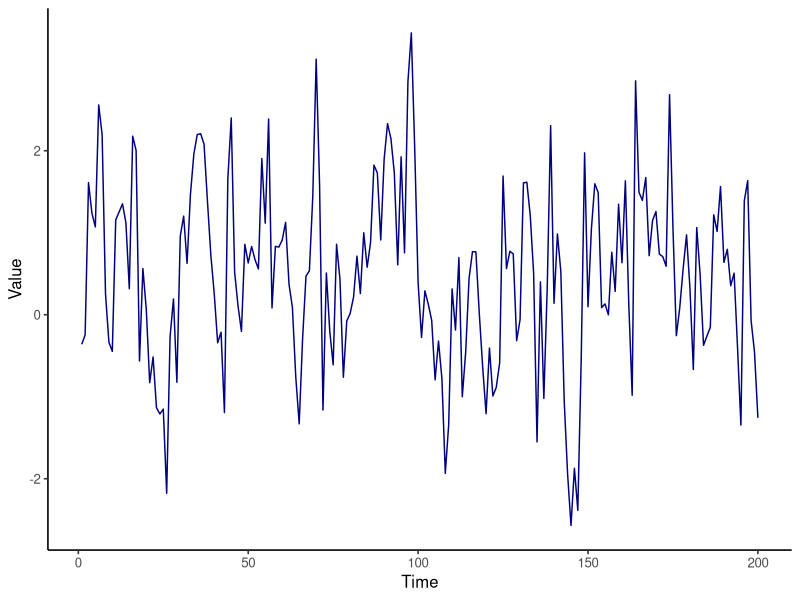
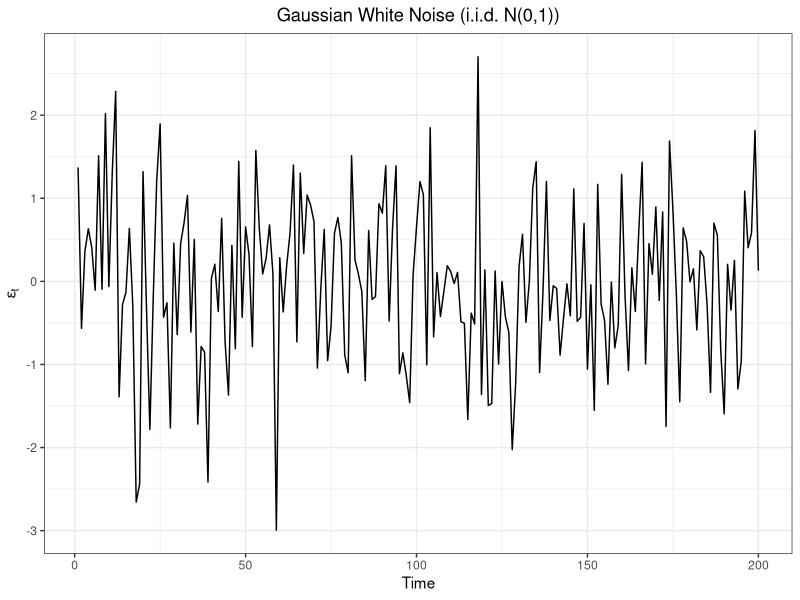
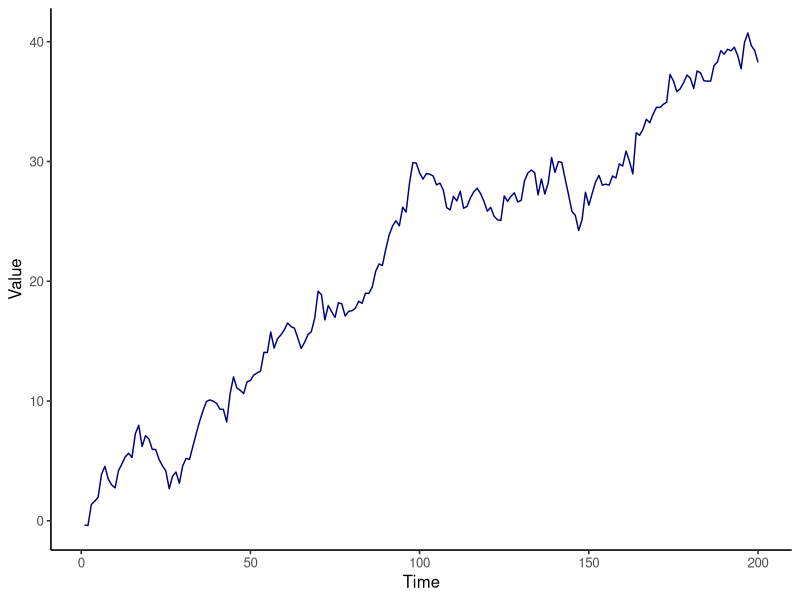
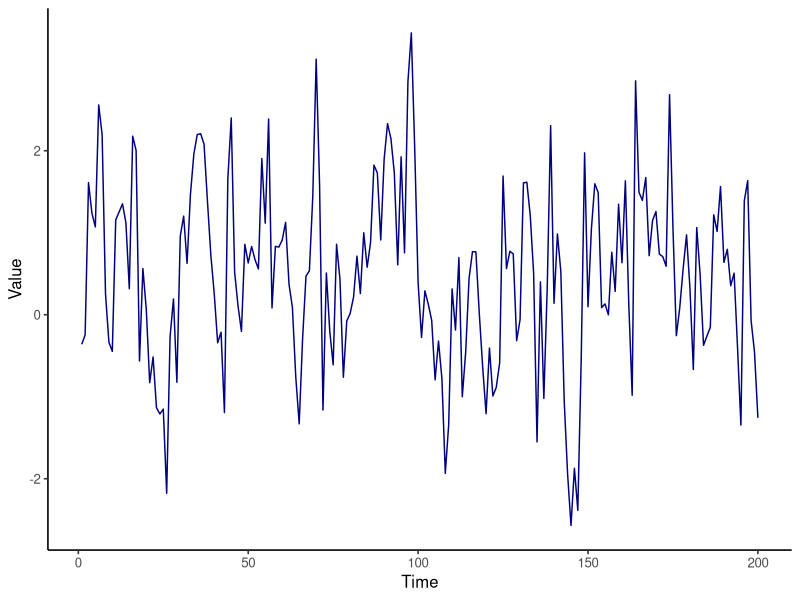

Here is the R script that generated these plots, in order:
## ---- chunk 1
#| echo: false
#| warning: false
#| message: false
#| caption: "Simulated Stationary Time Series"
#| fig.cap: "A simulated stationary time series"
#| fig.width: 4
#| fig.height: 3
library(ggplot2)
set.seed(123)
n <- 100
library(ggplot2)  # Load required library
library(ggpubr)  # Load ggpubr for theme_classic2

# Function to generate a stationary time series
# y_t = c + \phi *y_{t-1} + \epsilon_t
ar1_time_series <- function(n, c, phi) {
  # Generate white noise
  epsilon <- rnorm(n, mean = 0, sd = 1)
  
  # Initialize the time series
  y <- numeric(n)
  y[1] <- c + epsilon[1]  # Initial value
  
  # Generate the time series
  for (t in 2:n) {
    y[t] <- c + phi * y[t - 1] + epsilon[t]
  }  # Added missing closing brace
  
  return(y)
}  # Fixed brace placement

# Define n before using it
n <- 200  # Add this line
c <- 0.2  # Constant term
phi <- 0.6  # Autoregressive coefficient

# Generate an AR(1) time series
data <- data.frame(
  time = 1:n,
  time_series = ar1_time_series(n, c, phi)
)

# Plot the time series using ggplot2
ggplot(data, aes(x = time, y = time_series)) +
  geom_line(color = "navy") +
  labs(
    x = "Time",
    y = "Value"
  ) +
  theme_classic2() +
  theme(plot.title = element_text(hjust = 0.5))

## ---- chunk 2
#| echo: true
#| include: true
#| warning: false
#| message: false
#| caption: "Gaussian white noise: example of a strongly stationary process"
#| fig.cap: "Gaussian white noise (i.i.d. N(0,1)) — an example of a strongly stationary stochastic process"
#| fig.width: 5
#| fig.height: 3
set.seed(42)
n <- 200
wn <- rnorm(n, mean = 0, sd = 1)
library(ggplot2)
ggplot(data.frame(Time = 1:n, Value = wn), aes(x = Time, y = Value)) +
  geom_line(color = 'black') +
  labs(x = 'Time', y = expression(epsilon[t]), title = 'Gaussian White Noise (i.i.d. N(0,1))') +
  theme_bw() +
  theme(plot.title = element_text(hjust = 0.5))
## ---- chunk 3
#| echo: false
#| warning: false
#| message: false
#| caption: "Simulated Non-Stationary Time Series with Unit Root"
#| fig.cap: "A simulated non-stationary time series with a unit root"
#| fig.width: 4
#| fig.height: 3
##| eval: false
#| fig.align: "center"
#| out.width: "100%"

library(ggplot2)
set.seed(123)
n <- 100
# Function to generate a non-stationary time series with a unit root
unit_root_time_series <- function(n, c) {
  # Generate white noise
  epsilon <- rnorm(n, mean = 0, sd = 1)
  
  # Initialize the time series
  y <- numeric(n)
  y[1] <- c + epsilon[1]  # Initial value
  
  # Generate the time series
  for (t in 2:n) {
    y[t] <- c + y[t - 1] + epsilon[t]
  }
  
  return(y)
}

# Define n before using it
n <- 200  # Add this line
c <- 0.2  # Constant term
# Generate a non-stationary time series with a unit root
data <- data.frame(
  time = 1:n,
  time_series = unit_root_time_series(n, c)
)
# Plot the time series using ggplot2
ggplot(data, aes(x = time, y = time_series)) +
  geom_line(color = "navy") +
  labs(
    x = "Time",
    y = "Value"
  ) +
  theme_classic2() +
  theme(plot.title = element_text(hjust = 0.5))
## ---- chunk 4
#| echo: false
library(knitr)

# Create the data frame
coeff_table <- data.frame(
  Term = c("(Intercept)", "primary", "ppetp", "pmger", "pfger", "let",
           "(Intercept)", "primary", "ppetp", "pmger", "pfger", "let"),
  Type = c(rep("Long-run", 6), rep("Short-run", 6)),
  Estimate = c(-6.1061, -0.0613, -0.3849, -1.0667, 1.3666, -0.1120,
               -4.6465, -0.0467, -0.2929, -0.8117, 1.0399, 1.9338),
  Std_Error = c(6.4852, 0.1042, 0.1026, 0.2913, 0.3561, 0.1675,
                5.1686, 0.0782, 0.0752, 0.1828, 0.2231, 0.5979),
  t_value = c(-0.942, -0.589, -3.752, -3.662, 3.838, -0.668,
              -0.899, -0.596, -3.895, -4.442, 4.661, 3.234),
  p_value = c(0.3529, 0.5599, 0.0006, 0.0008, 0.0005, 0.5084,
              0.3748, 0.5547, 0.0004, 0.0001, 0.0000, 0.0027)
)

# Add significance stars
coeff_table$Significance <- cut(coeff_table$p_value,
  breaks = c(-Inf, 0.01, 0.05, 0.1, Inf),
  labels = c("***", "**", "*", ""),
  right = FALSE
)

# Display the table
kable(coeff_table, digits = c(0, 0, 4, 4, 3, 4, 0),
      col.names = c("Term", "Type", "Estimate", "Std. Error", "t-value", "p-value", "Significance"),
      align = "lcccccc",
      caption = "Combined Short-Run and Long-Run Coefficients from ARDL Model")
## ---- chunk 5
#| echo: false
#| warning: false
#| message: false
#| caption: "Simulated Cointegrated Time Series"
#| fig.cap: "A simulated cointegrated time series"
library(ggplot2)
set.seed(123)
n <- 100

# Function to generate a cointegrated time series
cointegrated_time_series <- function(n, c, phi) {
  # Generate white noise
  epsilon <- rnorm(n, mean = 0, sd = 1)
  
  # Initialize the time series
  y <- numeric(n)
  y[1] <- c + epsilon[1]  # Initial value
  
  # Generate the time series
  for (t in 2:n) {
    y[t] <- c + phi * y[t - 1] + epsilon[t]
  }
  
  return(y)
}

# Define n before using it
n <- 200  # Add this line
c <- 0.2  # Constant term
phi <- 0.6  # Autoregressive coefficient
# Generate a cointegrated time series
data <- data.frame(
  time = 1:n,
  time_series = cointegrated_time_series(n, c, phi)
)
# Plot the time series using ggplot2
ggplot(data, aes(x = time, y = time_series)) +
  geom_line(color = "navy") +
  labs(
    x = "Time",
    y = "Value"
  ) +
  theme_classic2() +
  theme(plot.title = element_text(hjust = 0.5))
